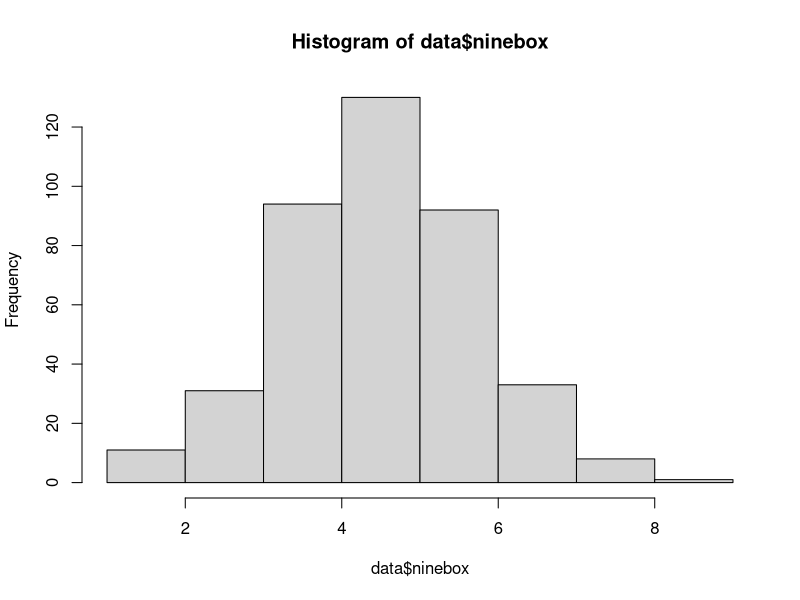
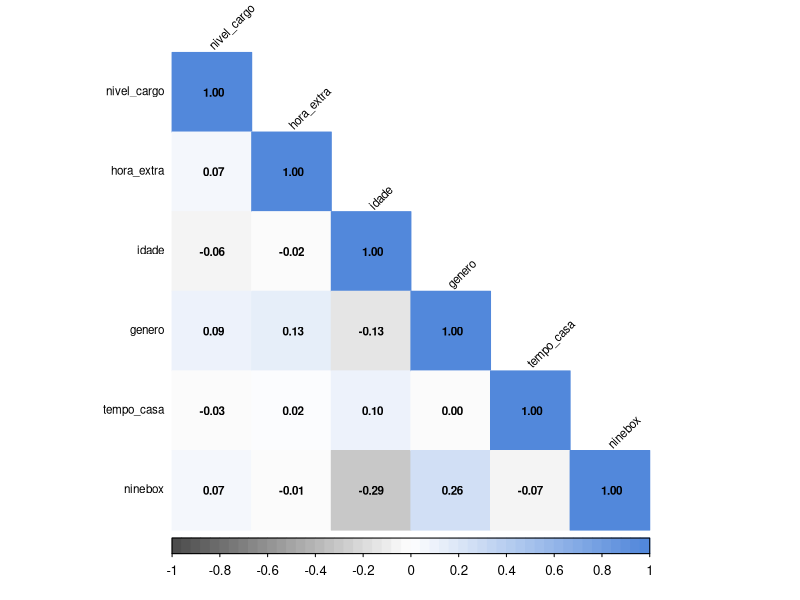
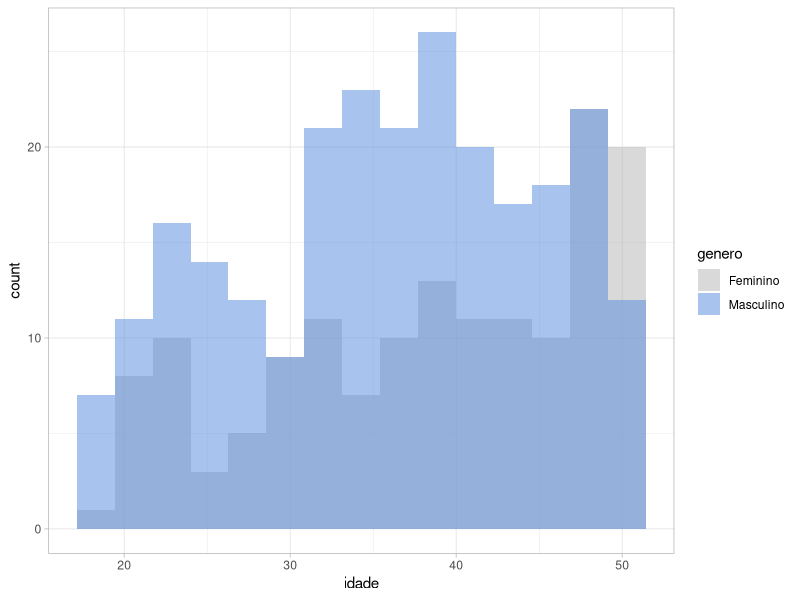
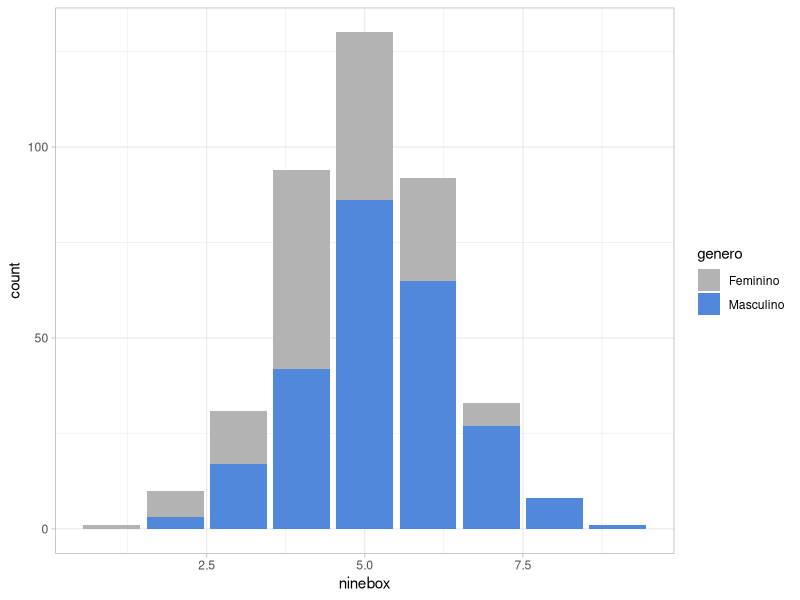
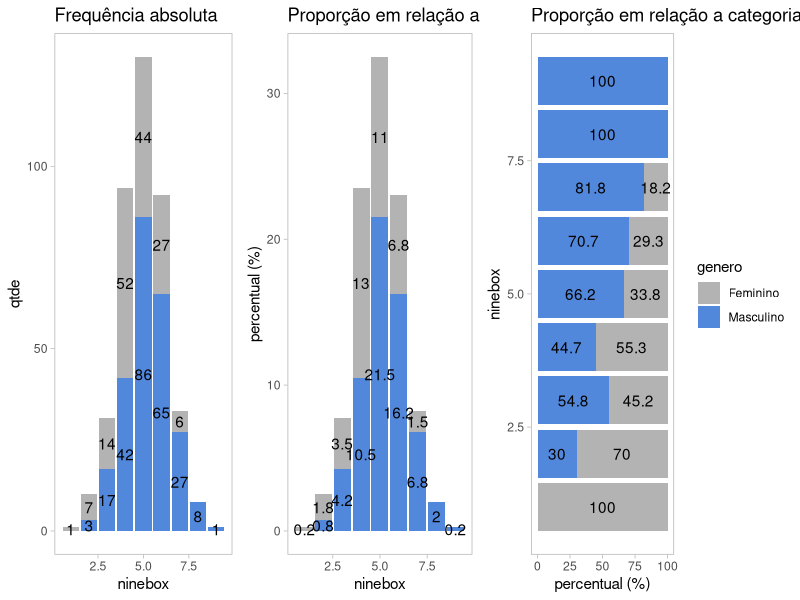
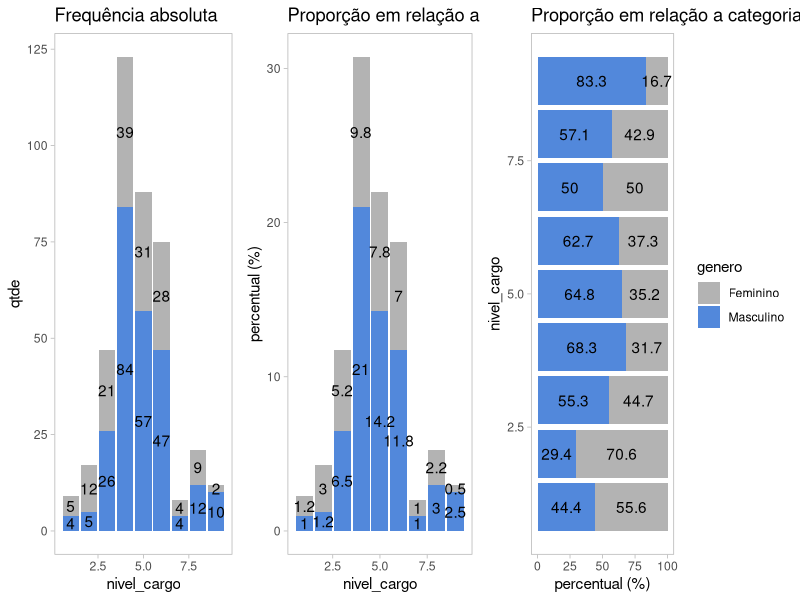

Write R code to recreate these figures, in order.
# Primeiros passos
setwd("~/Documents/Bootcamp/Dia6")
getwd()

# Bibliotecas
library(corrplot)
library(psych)
library(dplyr)
library(ggplot2)
library(cowplot)

# Paletas de cores
cores <- colorRampPalette(colors = c("#4d4d4d", "#ffffff", "#5288db"))
cores_cat <- c("gray70", "#5288db")

# Importando os dados

library(readr)
case_desempenho <- read_csv("case_desempenho.csv")

summary(case_desempenho)

data <- case_desempenho[ , -1]

# Explorando os dados

hist(data$ninebox)


df_num <- data %>% select_if(is.numeric)
Mcor <- cor(df_num)
corrplot(Mcor, method = "color", type = "lower", tl.col = "black", tl.srt = 45,
         addCoef.col = "black", tl.cex = 0.7, number.cex = 0.7, col = cores(50))


data$genero <- factor(data$genero,
                          levels = c(0, 1),
                          labels = c("Feminino", "Masculino"))

summary(data)


ggplot(data) + 
  aes(idade, fill = genero) + 
  geom_histogram(bins = 15, position = "identity", alpha = 0.5) +
  theme_light() + 
  scale_fill_manual(values = cores_cat)

ggplot(data) + 
  aes(ninebox, fill = genero) + 
  geom_bar() + 
  theme_light() +
  scale_fill_manual(values = cores_cat)

graficoBarras <- function(data, variavel, split) {
  tabela_graf <- function(data, variavel, split) {
    df <- data %>%
      group_by({{variavel}}, {{split}}) %>%
      summarise(qtde = n(), .groups = 'drop') %>%
      group_by({{variavel}}) %>%
      mutate(percentual_grupo = 100 * qtde / sum(qtde)) %>%
      ungroup() %>%
      mutate(percentual_geral = 100 * qtde / sum(qtde))
    return(df)
  }
  
  df <- tabela_graf(data, {{variavel}}, {{split}})
  
  p1 <- ggplot(df, aes(x = {{variavel}}, y = qtde, fill = {{split}})) +
    geom_col(show.legend = FALSE) +
    scale_fill_manual(values = cores_cat) +
    geom_text(aes(label = qtde), position = position_stack(vjust = .5)) +
    labs(title = 'Frequência absoluta') +
    theme_light() +
    theme(panel.grid = element_blank())
  
  
  p2 <- ggplot(df, aes(x = {{variavel}}, y = percentual_geral, fill = {{split}})) +
    geom_col(show.legend = FALSE) +
    scale_fill_manual(values = cores_cat) +
    geom_text(aes(label = round(percentual_geral, 1)), position = position_stack(vjust = .5)) +
    labs(y = 'percentual (%)',
         title = 'Proporção em relação ao total') +
    theme_light() +
    theme(panel.grid = element_blank())
  
  p3 <- ggplot(df, aes(x = {{variavel}}, y = percentual_grupo, fill = {{split}})) +
    geom_col() +
    scale_fill_manual(values = cores_cat) +
    geom_text(aes(label = round(percentual_grupo, 1)), position = position_stack(vjust = .5)) +
    labs(y = 'percentual (%)',
         title = 'Proporção em relação a categoria') +
    theme_light() +
    theme(panel.grid = element_blank()) +
    coord_flip()
  
  plot_grid(p1, p2, p3, nrow = 1, rel_widths = c(3, 3, 4))
}


graficoBarras(data, ninebox, genero)
graficoBarras(data, nivel_cargo, genero)


L_superior <- data[data$ninebox >= 7, ]
L_inferior <- data %>% filter(ninebox <= 3)


data$desempenho_cat <- "baixo"
data$desempenho_cat[data$ninebox == 3 | data$ninebox == 5 | data$ninebox == 7] <- "médio" 
data$desempenho_cat[data$ninebox == 6 | data$ninebox == 8 | data$ninebox == 9] <- "alto"



top_performers <- data[data$ninebox >= 7, ]
bottom_performers <- data %>% filter(ninebox <= 6)

summary(top_performers)
summary(bottom_performers)


data$ninebox_cat <- "inferior"
data$ninebox_cat[data$ninebox == 4 | data$ninebox == 5 | data$ninebox == 6] <- "médio" 
data$ninebox_cat[data$ninebox == 7 | data$ninebox == 8 | data$ninebox == 9] <- "superior"
